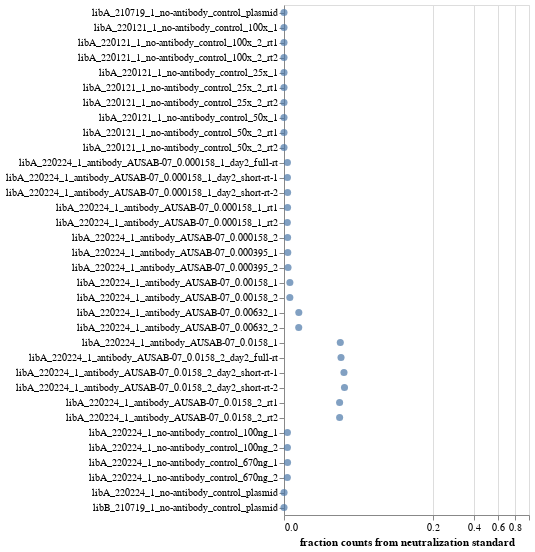

Notebook code cell kept with this figure:
### Code cell
frac_neut_standard_chart = (
    alt.Chart(frac_neut_standard)
    .encode(
        x=alt.X(
            "frac",
            title="fraction counts from neutralization standard",
            scale=alt.Scale(type="symlog", constant=0.02, domainMax=1),
        ),
        y=alt.Y("library_sample", title=None),
        tooltip=[alt.Tooltip(c, format=".3g") if c in ["frac", "total_counts"] else c
                 for c in frac_neut_standard.columns if c != "library_sample"],
    )
    .mark_point(filled=True, size=50, opacity=0.7)
    .properties(width=245, height=alt.Step(15))
    .configure_axis(labelLimit=500)
    .add_selection(*selections)
)
for selection in selections:
    frac_neut_standard_chart = frac_neut_standard_chart.transform_filter(selection)

frac_neut_standard_chart

### Figure 1 — Vega-Lite specification as saved in the notebook (floating-point values rounded to 4 significant figures)
{"config": {"view": {"continuousWidth": 400, "continuousHeight": 300}, "axis": {"labelLimit": 500}}, "data": {"name": "data-7916bcd96a6a6451a5c20655d68582cb"}, "mark": {"type": "point", "filled": true, "opacity": 0.7, "size": 50}, "encoding": {"tooltip": [{"field": "library", "type": "nominal"}, {"field": "sample", "type": "nominal"}, {"field": "total_counts", "format": ".3g", "type": "quantitative"}, {"field": "frac", "format": ".3g", "type": "quantitative"}, {"field": "date", "type": "quantitative"}, {"field": "virus_batch", "type": "quantitative"}, {"field": "sample_type", "type": "nominal"}, {"field": "antibody", "type": "nominal"}, {"field": "replicate", "type": "nominal"}], "x": {"field": "frac", "scale": {"constant": 0.02, "domainMax": 1, "type": "symlog"}, "title": "fraction counts from neutralization standard", "type": "quantitative"}, "y": {"field": "library_sample", "title": null, "type": "nominal"}}, "height": {"step": 15}, "selection": {"selector001": {"type": "single", "fields": ["library"], "bind": {"input": "select", "options": [null, "libA", "libB"], "labels": ["all", "libA", "libB"], "name": "library"}}, "selector002": {"type": "single", "fields": ["date"], "bind": {"input": "select", "options": [null, 210719, 220121, 220224], "labels": ["all", "210719", "220121", "220224"], "name": "date"}}, "selector003": {"type": "single", "fields": ["sample_type"], "bind": {"input": "select", "options": [null, "no-antibody_control", "antibody"], "labels": ["all", "no-antibody_control", "antibody"], "name": "sample_type"}}, "selector004": {"type": "single", "fields": ["virus_batch"], "bind": {"input": "select", "options": [null, 1], "labels": ["all", "1"], "name": "virus_batch"}}, "selector005": {"type": "single", "fields": ["antibody"], "bind": {"input": "select", "options": [null, NaN, "AUSAB-07"], "labels": ["all", "nan", "AUSAB-07"], "name": "antibody"}}}, "transform": [{"filter": {"selection": "selector001"}}, {"filter": {"selection": "selector002"}}, {"filter": {"selection": "selector003"}}, {"filter": {"selection": "selector004"}}, {"filter": {"selection": "selector005"}}], "width": 245, "$schema": "https://vega.github.io/schema/vega-lite/v4.17.0.json", "datasets": {"data-7916bcd96a6a6451a5c20655d68582cb": [{"library": "libA", "sample": "210719_1_no-antibody_control_plasmid", "total_counts": 1783770, "frac": 0.0, "date": 210719, "virus_batch": 1, "sample_type": "no-antibody_control", "antibody": null, "replicate": "plasmid", "library_sample": "libA_210719_1_no-antibody_control_plasmid"}, {"library": "libA", "sample": "220121_1_no-antibody_control_100x_1", "total_counts": 7789131, "frac": 2.568e-07, "date": 220121, "virus_batch": 1, "sample_type": "no-antibody_control", "antibody": null, "replicate": "100x_1", "library_sample": "libA_220121_1_no-antibody_control_100x_1"}, {"library": "libA", "sample": "220121_1_no-antibody_control_100x_2_rt1", "total_counts": 5869174, "frac": 0.0, "date": 220121, "virus_batch": 1, "sample_type": "no-antibody_control", "antibody": null, "replicate": "100x_2_rt1", "library_sample": "libA_220121_1_no-antibody_control_100x_2_rt1"}, {"library": "libA", "sample": "220121_1_no-antibody_control_100x_2_rt2", "total_counts": 6774558, "frac": 4.428e-07, "date": 220121, "virus_batch": 1, "sample_type": "no-antibody_control", "antibody": null, "replicate": "100x_2_rt2", "library_sample": "libA_220121_1_no-antibody_control_100x_2_rt2"}, {"library": "libA", "sample": "220121_1_no-antibody_control_25x_1", "total_counts": 5681874, "frac": 1.584e-06, "date": 220121, "virus_batch": 1, "sample_type": "no-antibody_control", "antibody": null, "replicate": "25x_1", "library_sample": "libA_220121_1_no-antibody_control_25x_1"}, {"library": "libA", "sample": "220121_1_no-antibody_control_25x_2_rt1", "total_counts": 5729373, "frac": 5.236e-07, "date": 220121, "virus_batch": 1, "sample_type": "no-antibody_control", "antibody": null, "replicate": "25x_2_rt1", "library_sample": "libA_220121_1_no-antibody_control_25x_2_rt1"}, {"library": "libA", "sample": "220121_1_no-antibody_control_25x_2_rt2", "total_counts": 8035210, "frac": 1.245e-07, "date": 220121, "virus_batch": 1, "sample_type": "no-antibody_control", "antibody": null, "replicate": "25x_2_rt2", "library_sample": "libA_220121_1_no-antibody_control_25x_2_rt2"}, {"library": "libA", "sample": "220121_1_no-antibody_control_50x_1", "total_counts": 4749139, "frac": 6.317e-07, "date": 220121, "virus_batch": 1, "sample_type": "no-antibody_control", "antibody": null, "replicate": "50x_1", "library_sample": "libA_220121_1_no-antibody_control_50x_1"}, {"library": "libA", "sample": "220121_1_no-antibody_control_50x_2_rt1", "total_counts": 7309010, "frac": 0.0, "date": 220121, "virus_batch": 1, "sample_type": "no-antibody_control", "antibody": null, "replicate": "50x_2_rt1", "library_sample": "libA_220121_1_no-antibody_control_50x_2_rt1"}, {"library": "libA", "sample": "220121_1_no-antibody_control_50x_2_rt2", "total_counts": 8366510, "frac": 1.195e-07, "date": 220121, "virus_batch": 1, "sample_type": "no-antibody_control", "antibody": null, "replicate": "50x_2_rt2", "library_sample": "libA_220121_1_no-antibody_control_50x_2_rt2"}, {"library": "libA", "sample": "220224_1_antibody_AUSAB-07_0.000158_1_day2_full-rt", "total_counts": 2462756, "frac": 0.001132, "date": 220224, "virus_batch": 1, "sample_type": "antibody", "antibody": "AUSAB-07", "replicate": "1_day2_full-rt", "library_sample": "libA_220224_1_antibody_AUSAB-07_0.000158_1_day2_full-rt"}, {"library": "libA", "sample": "220224_1_antibody_AUSAB-07_0.000158_1_day2_short-rt-1", "total_counts": 2992534, "frac": 0.001132, "date": 220224, "virus_batch": 1, "sample_type": "antibody", "antibody": "AUSAB-07", "replicate": "1_day2_short-rt-1", "library_sample": "libA_220224_1_antibody_AUSAB-07_0.000158_1_day2_short-rt-1"}, {"library": "libA", "sample": "220224_1_antibody_AUSAB-07_0.000158_1_day2_short-rt-2", "total_counts": 2797391, "frac": 0.001198, "date": 220224, "virus_batch": 1, "sample_type": "antibody", "antibody": "AUSAB-07", "replicate": "1_day2_short-rt-2", "library_sample": "libA_220224_1_antibody_AUSAB-07_0.000158_1_day2_short-rt-2"}, {"library": "libA", "sample": "220224_1_antibody_AUSAB-07_0.000158_1_rt1", "total_counts": 1894784, "frac": 0.001175, "date": 220224, "virus_batch": 1, "sample_type": "antibody", "antibody": "AUSAB-07", "replicate": "1_rt1", "library_sample": "libA_220224_1_antibody_AUSAB-07_0.000158_1_rt1"}, {"library": "libA", "sample": "220224_1_antibody_AUSAB-07_0.000158_1_rt2", "total_counts": 2195489, "frac": 0.001102, "date": 220224, "virus_batch": 1, "sample_type": "antibody", "antibody": "AUSAB-07", "replicate": "1_rt2", "library_sample": "libA_220224_1_antibody_AUSAB-07_0.000158_1_rt2"}, {"library": "libA", "sample": "220224_1_antibody_AUSAB-07_0.000158_2", "total_counts": 1715581, "frac": 0.001191, "date": 220224, "virus_batch": 1, "sample_type": "antibody", "antibody": "AUSAB-07", "replicate": "2", "library_sample": "libA_220224_1_antibody_AUSAB-07_0.000158_2"}, {"library": "libA", "sample": "220224_1_antibody_AUSAB-07_0.000395_1", "total_counts": 2555729, "frac": 0.001247, "date": 220224, "virus_batch": 1, "sample_type": "antibody", "antibody": "AUSAB-07", "replicate": "1", "library_sample": "libA_220224_1_antibody_AUSAB-07_0.000395_1"}, {"library": "libA", "sample": "220224_1_antibody_AUSAB-07_0.000395_2", "total_counts": 1278616, "frac": 0.001334, "date": 220224, "virus_batch": 1, "sample_type": "antibody", "antibody": "AUSAB-07", "replicate": "2", "library_sample": "libA_220224_1_antibody_AUSAB-07_0.000395_2"}, {"library": "libA", "sample": "220224_1_antibody_AUSAB-07_0.00158_1", "total_counts": 2095916, "frac": 0.001975, "date": 220224, "virus_batch": 1, "sample_type": "antibody", "antibody": "AUSAB-07", "replicate": "1", "library_sample": "libA_220224_1_antibody_AUSAB-07_0.00158_1"}, {"library": "libA", "sample": "220224_1_antibody_AUSAB-07_0.00158_2", "total_counts": 1504308, "frac": 0.001961, "date": 220224, "virus_batch": 1, "sample_type": "antibody", "antibody": "AUSAB-07", "replicate": "2", "library_sample": "libA_220224_1_antibody_AUSAB-07_0.00158_2"}, {"library": "libA", "sample": "220224_1_antibody_AUSAB-07_0.00632_1", "total_counts": 1703285, "frac": 0.005366, "date": 220224, "virus_batch": 1, "sample_type": "antibody", "antibody": "AUSAB-07", "replicate": "1", "library_sample": "libA_220224_1_antibody_AUSAB-07_0.00632_1"}, {"library": "libA", "sample": "220224_1_antibody_AUSAB-07_0.00632_2", "total_counts": 1875544, "frac": 0.005333, "date": 220224, "virus_batch": 1, "sample_type": "antibody", "antibody": "AUSAB-07", "replicate": "2", "library_sample": "libA_220224_1_antibody_AUSAB-07_0.00632_2"}, {"library": "libA", "sample": "220224_1_antibody_AUSAB-07_0.0158_1", "total_counts": 2304816, "frac": 0.02937, "date": 220224, "virus_batch": 1, "sample_type": "antibody", "antibody": "AUSAB-07", "replicate": "1", "library_sample": "libA_220224_1_antibody_AUSAB-07_0.0158_1"}, {"library": "libA", "sample": "220224_1_antibody_AUSAB-07_0.0158_2_day2_full-rt", "total_counts": 2161404, "frac": 0.02994, "date": 220224, "virus_batch": 1, "sample_type": "antibody", "antibody": "AUSAB-07", "replicate": "2_day2_full-rt", "library_sample": "libA_220224_1_antibody_AUSAB-07_0.0158_2_day2_full-rt"}, {"library": "libA", "sample": "220224_1_antibody_AUSAB-07_0.0158_2_day2_short-rt-1", "total_counts": 2353522, "frac": 0.03236, "date": 220224, "virus_batch": 1, "sample_type": "antibody", "antibody": "AUSAB-07", "replicate": "2_day2_short-rt-1", "library_sample": "libA_220224_1_antibody_AUSAB-07_0.0158_2_day2_short-rt-1"}, {"library": "libA", "sample": "220224_1_antibody_AUSAB-07_0.0158_2_day2_short-rt-2", "total_counts": 2178739, "frac": 0.03279, "date": 220224, "virus_batch": 1, "sample_type": "antibody", "antibody": "AUSAB-07", "replicate": "2_day2_short-rt-2", "library_sample": "libA_220224_1_antibody_AUSAB-07_0.0158_2_day2_short-rt-2"}, {"library": "libA", "sample": "220224_1_antibody_AUSAB-07_0.0158_2_rt1", "total_counts": 2093551, "frac": 0.02882, "date": 220224, "virus_batch": 1, "sample_type": "antibody", "antibody": "AUSAB-07", "replicate": "2_rt1", "library_sample": "libA_220224_1_antibody_AUSAB-07_0.0158_2_rt1"}, {"library": "libA", "sample": "220224_1_antibody_AUSAB-07_0.0158_2_rt2", "total_counts": 1906784, "frac": 0.02884, "date": 220224, "virus_batch": 1, "sample_type": "antibody", "antibody": "AUSAB-07", "replicate": "2_rt2", "library_sample": "libA_220224_1_antibody_AUSAB-07_0.0158_2_rt2"}, {"library": "libA", "sample": "220224_1_no-antibody_control_100ng_1", "total_counts": 2748059, "frac": 0.001127, "date": 220224, "virus_batch": 1, "sample_type": "no-antibody_control", "antibody": null, "replicate": "100ng_1", "library_sample": "libA_220224_1_no-antibody_control_100ng_1"}, {"library": "libA", "sample": "220224_1_no-antibody_control_100ng_2", "total_counts": 2576375, "frac": 0.001125, "date": 220224, "virus_batch": 1, "sample_type": "no-antibody_control", "antibody": null, "replicate": "100ng_2", "library_sample": "libA_220224_1_no-antibody_control_100ng_2"}, {"library": "libA", "sample": "220224_1_no-antibody_control_670ng_1", "total_counts": 2454890, "frac": 0.001174, "date": 220224, "virus_batch": 1, "sample_type": "no-antibody_control", "antibody": null, "replicate": "670ng_1", "library_sample": "libA_220224_1_no-antibody_control_670ng_1"}, {"library": "libA", "sample": "220224_1_no-antibody_control_670ng_2", "total_counts": 2382729, "frac": 0.001098, "date": 220224, "virus_batch": 1, "sample_type": "no-antibody_control", "antibody": null, "replicate": "670ng_2", "library_sample": "libA_220224_1_no-antibody_control_670ng_2"}, {"library": "libA", "sample": "220224_1_no-antibody_control_plasmid", "total_counts": 9795732, "frac": 1.756e-05, "date": 220224, "virus_batch": 1, "sample_type": "no-antibody_control", "antibody": null, "replicate": "plasmid", "library_sample": "libA_220224_1_no-antibody_control_plasmid"}, {"library": "libB", "sample": "210719_1_no-antibody_control_plasmid", "total_counts": 1914766, "frac": 0.0, "date": 210719, "virus_batch": 1, "sample_type": "no-antibody_control", "antibody": null, "replicate": "plasmid", "library_sample": "libB_210719_1_no-antibody_control_plasmid"}]}}
